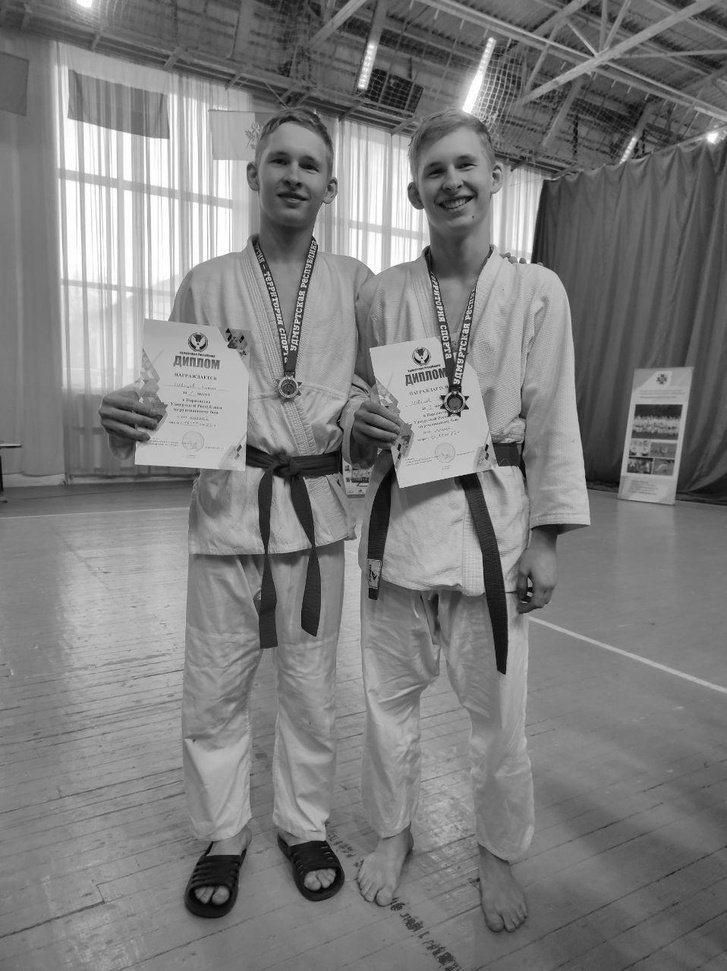
#> input picture проект/фото/Никита/baw.jpg, 727 x 971 px, shrunk from 958 x 1280 before the run
$ python 2.py
#> lines starting #> are read from the running program, lines starting #| are printed output that depends on the picture; after the words box and inside, x2 and y2 are one past the last pixel; in counts of white or black regions, pixels touching at a corner belong together
#> further down, img is the input picture: shape (971, 727, 3); min 0, max 255, mean 126.1
import cv2
import numpy as np
from PIL import Image
def color_quantization(img, k):
  data = np.float32(img).reshape((-1, 3))
  criteria = (cv2.TERM_CRITERIA_EPS + cv2.TERM_CRITERIA_MAX_ITER, 20, 0.001)
  ret, label, center = cv2.kmeans(data, k, None, criteria, 10, cv2.KMEANS_RANDOM_CENTERS)
  center = np.uint8(center)
  result = center[label.flatten()]
  result = result.reshape(img.shape)
  return result
def edge_mask(img, line_size, blur_value):
#> called with line_size = 7, blur_value = 7
  gray = cv2.cvtColor(img, cv2.COLOR_BGR2GRAY)
  gray_blur = cv2.medianBlur(gray, blur_value)
  edges = cv2.adaptiveThreshold(gray_blur, 255, cv2.ADAPTIVE_THRESH_MEAN_C, cv2.THRESH_BINARY, line_size, blur_value)
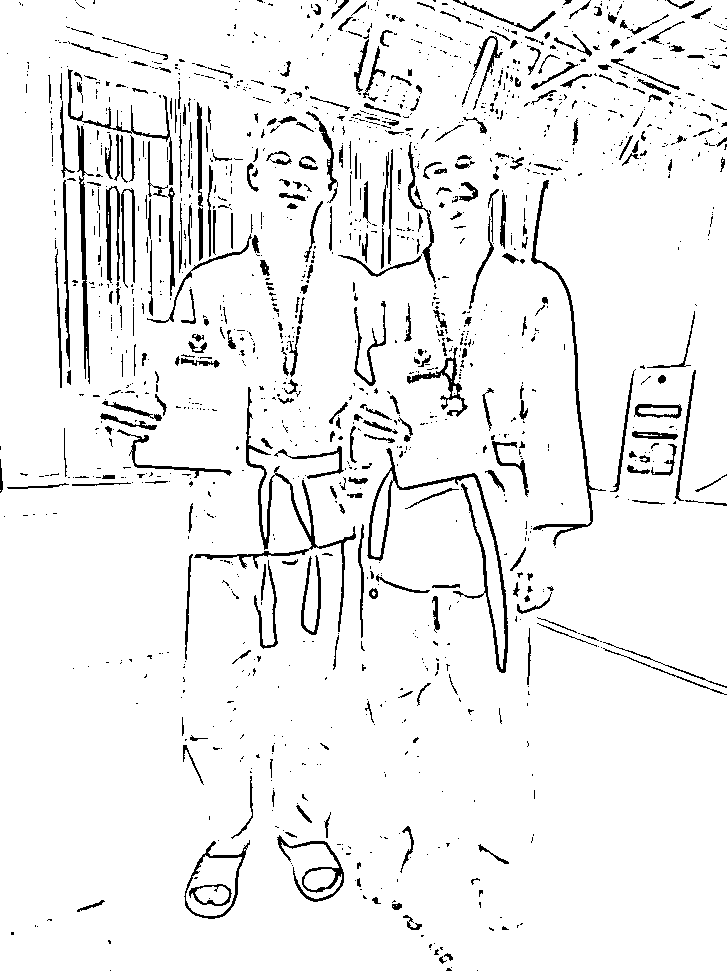
#> edges: shape (971, 727); 93.8% white; 1445 black regions (1100 under 20 px), largest, box (x1, y1, x2, y2) and area: (367, 448, 508, 673) 2210, (194, 387, 356, 632) 2060, (531, 180, 606, 546) 1453
  return edges
full_path = "фото\Никита/baw.jpg"
img = cv2.imdecode(np.fromfile(full_path, dtype=np.uint8), cv2.IMREAD_COLOR)
line_size = 7
blur_value = 7

edges = edge_mask(img, line_size, blur_value)
total_color = 9
img = color_quantization(img, total_color)
#> in color_quantization, `ret, label, center = cv2.kmeans(data, k, None, criteria, 10, cv2.KMEAN..`: ret = 99445798.6; center = [[241.3, 241.3, 241.3], [189.5, 189.5, 189.5], [166.2, 166.2, 166.2], [72.24, 72.24, 72.24], [38.7, 38.7, 38.7], [145.5, 145.5, 145.5], [128.5, 128.5, 128.5], [93.79, 93.79, 93.79], [114.5, 114.5, 114.5]]
#> in color_quantization, `center = np.uint8(center)`: center = [[241, 241, 241], [189, 189, 189], [166, 166, 166], [72, 72, 72], [38, 38, 38], [145, 145, 145], [128, 128, 128], [93, 93, 93], [114, 114, 114]]
blurred = cv2.bilateralFilter(img, d=7, sigmaColor=200,sigmaSpace=200)
cartoon = cv2.bitwise_and(blurred, blurred, mask=edges)
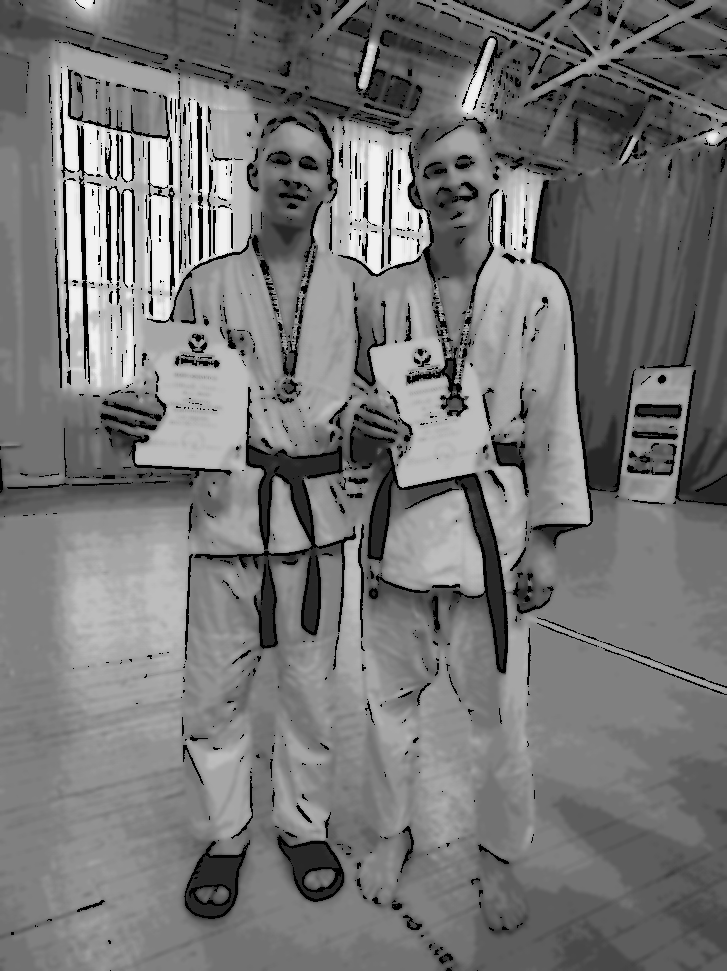
#> cartoon: shape (971, 727, 3); min 0, max 241, mean 118.9

$ run again, with проект/фото/Никита/pgoto(1).jpg copied over проект/фото/Никита/baw.jpg
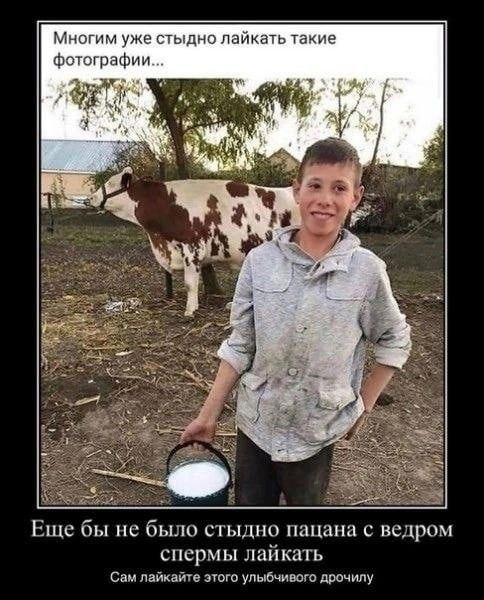
#> input picture проект/фото/Никита/pgoto(1).jpg, 484 x 600 px
#> img is the input picture: shape (600, 484, 3); mean B, G, R 88, 95.2, 102.6
#> in edge_mask, `edges = cv2.adaptiveThreshold(gray_blur, 255, cv2.ADAPTIVE_THRESH_MEAN..`:
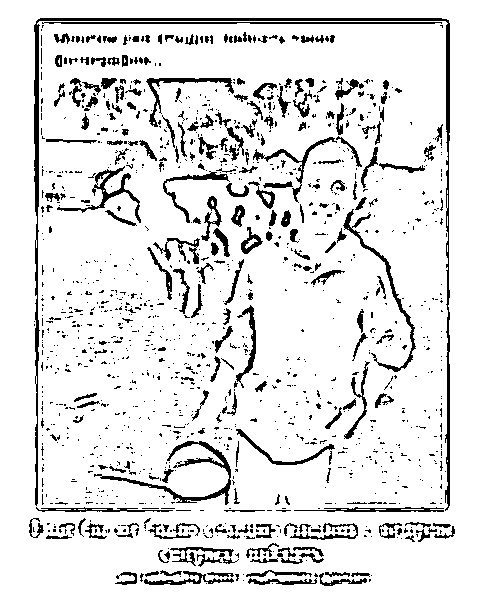
#> edges: shape (600, 484); 89% white; 1281 black regions (1023 under 20 px), largest, box (x1, y1, x2, y2) and area: (34, 18, 450, 511) 4170, (94, 441, 231, 505) 1151, (343, 209, 416, 372) 868
#> in color_quantization, `ret, label, center = cv2.kmeans(data, k, None, criteria, 10, cv2.KMEAN..`: ret = 77475777.9; center = [[130.9, 142, 157.9], [164.5, 171.2, 180.3], [1.63, 1.71, 1.95], [28.83, 39.34, 50.02], [196, 200.5, 205.8], [51.85, 67.73, 80.28], [245.8, 248.4, 248.8], [101, 115.5, 132.7], [75.67, 91.51, 106.4]]
#> in color_quantization, `center = np.uint8(center)`: center = [[130, 142, 157], [164, 171, 180], [1, 1, 1], [28, 39, 50], [195, 200, 205], [51, 67, 80], [245, 248, 248], [100, 115, 132], [75, 91, 106]]
#> `cartoon = cv2.bitwise_and(blurred, blurred, mask=edges)`:
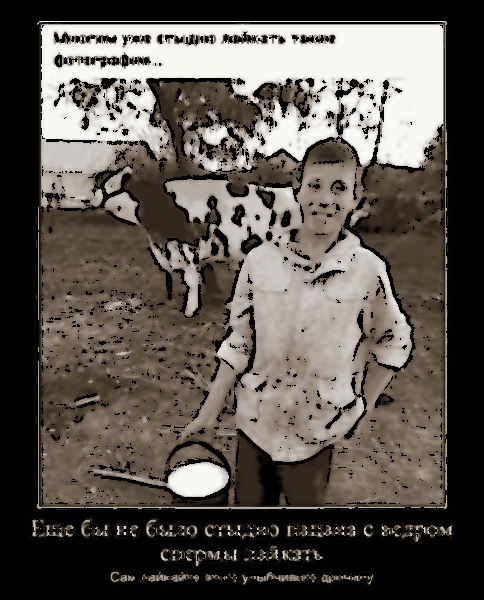
#> cartoon: shape (600, 484, 3); mean B, G, R 79, 85.4, 91.7
